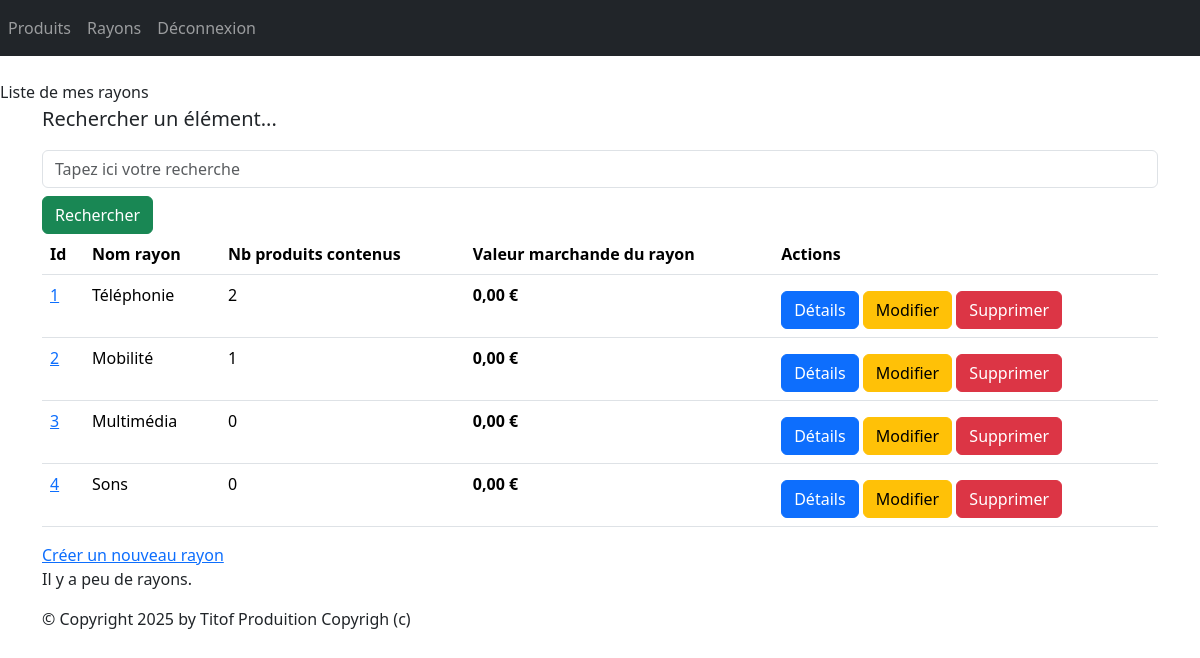
Before: /monApp/rayons (signed in) with the older database file.
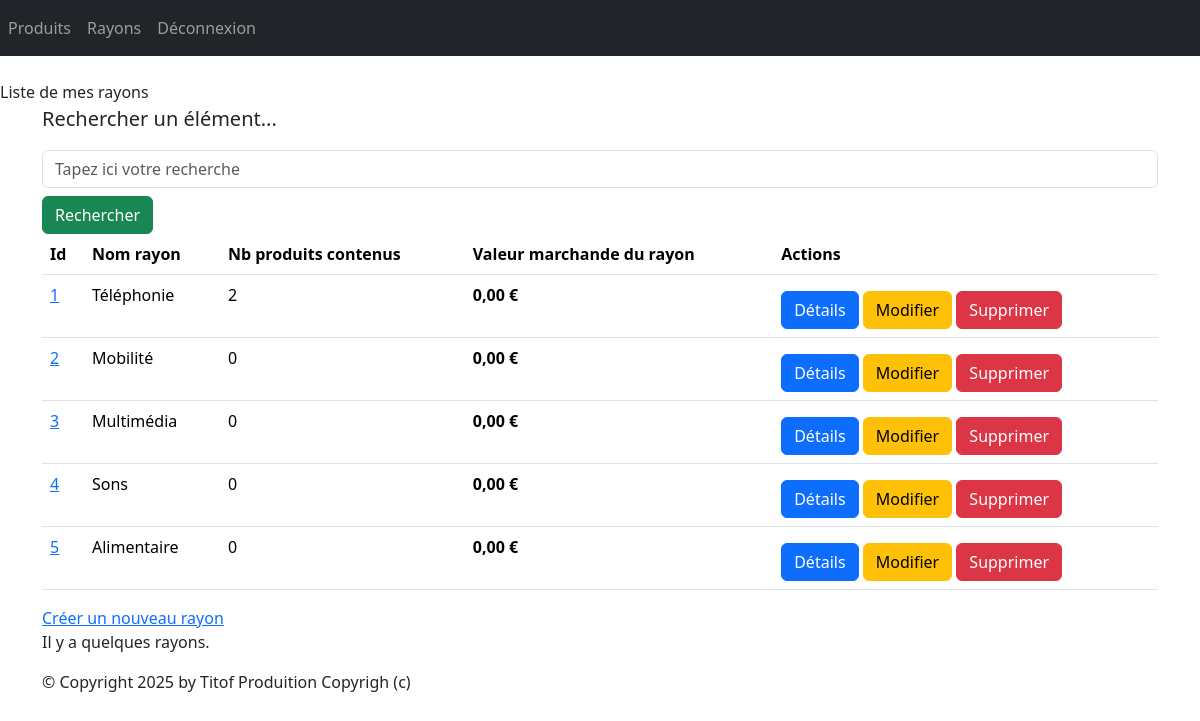
After: the same page with the newer database file.
### monApp/models.py (models this page shows, shortened)
class Rayon(models.Model):
	refRayon = models.AutoField(primary_key=True)
	nomRayon = models.CharField(max_length=100,default="")

### monApp/views.py (the view)
# urls.py: path("rayons",views.RayonsListView.as_view(),name="lst_rayons"),
@method_decorator(login_required, name='dispatch')
class RayonsListView(ListView):
    model = Rayon
    template_name = "monApp/list_rayons.html"
    context_object_name = "rayons"
    def get_queryset(self):
        query = self.request.GET.get('search')
        if query:
            return Rayon.objects.filter(refRayon__icontains=query).prefetch_related(
                Prefetch('rayons', queryset=Contenir.objects.select_related('refProd'))
            )
        return Rayon.objects.all().prefetch_related(
            Prefetch('rayons', queryset=Contenir.objects.select_related('refProd'))
        )
    def get_context_data(self, **kwargs):
        context = super(RayonsListView, self).get_context_data(**kwargs)
        context['titremenu'] = "Liste de mes rayons"
        ryns_dt = []
        for rayon in context['rayons']:
            contenirs = rayon.rayons.all()
            total = Decimal('0.00')
            for contenir in contenirs:
                prix = contenir.refProd.prixUnitaireProd or Decimal('0.00')
                qte = contenir.Qte or 0
                total += prix * qte
                print(total)
            ryns_dt.append({
                'rayon': rayon,
                'nb_produits': contenirs.count(),
                'total_stock': total
            })
        context['ryns_dt'] = ryns_dt
        return context

### monApp/templates/monApp/list_rayons.html
{% extends 'monApp/base.html' %}
{% block menu %}{{titremenu}}{% endblock %}
{% block contenu %}
<p class="lead mb-3 ml-0">Rechercher un élément...</p>
<form method="GET" action="">
<input class="form-control" type="text" name="search" placeholder="Tapez ici votre recherche"
value="{{ request.GET.search }}">
<button type="submit" class="btn btn-success mt-2">Rechercher</button>
</form>
<table class="table">
<thead>
  <tr>
    <th>Id</th>
    <th>Nom rayon</th>
    <th>Nb produits contenus</th>
    <th>Valeur marchande du rayon</th>
    <th>Actions</th>
  </tr>
</thead>
<tbody>
  {% for data in ryns_dt %}
    <tr>
      <td>
        <a href="{% url 'dtl_rayon' data.rayon.refRayon %}">
          {{ data.rayon.refRayon }}
        </a>
      </td>
      <td>{{ data.rayon.nomRayon }}</td>
      <td>{{ data.nb_produits }}</td>
      <td><strong>{{ data.total_stock|floatformat:2 }} €</strong></td>
      <td>
        <a href="{% url 'dtl_rayon' data.rayon.refRayon %}" class="btn btn-primary mt-2">Détails</a>
        <a href="{% url 'ray-chng' data.rayon.refRayon %}" class="btn btn-warning mt-2">Modifier</a>
        <a href="{% url 'dlt-ray' data.rayon.refRayon %}" class="btn btn-danger mt-2">Supprimer</a>
      </td>
    </tr>
  {% empty %}
    <tr><td colspan="5">Aucun rayon trouvé.</td></tr>
  {% endfor %}
</tbody>
</table>
<a href="{% url 'crt-ray' %}">Créer un nouveau rayon</a>
<p>
  Il y a
  {% if rayons|length < 5 %}
    peu de
  {% elif rayons|length < 10 %}
    quelques
  {% else %}
    beaucoup de
  {% endif %}
  rayons.
</p>
{% endblock %}

Changed rows visible on the page:
computed for Rayon "Mobilité": nb_produits "1" → "0"
added Rayon: rayon.refRayon "5", rayon.nomRayon "Alimentaire", nb_produits "0", total_stock "0,00"
Other visible differences:
text no longer shown: "peu de"
text now shown: "quelques"
